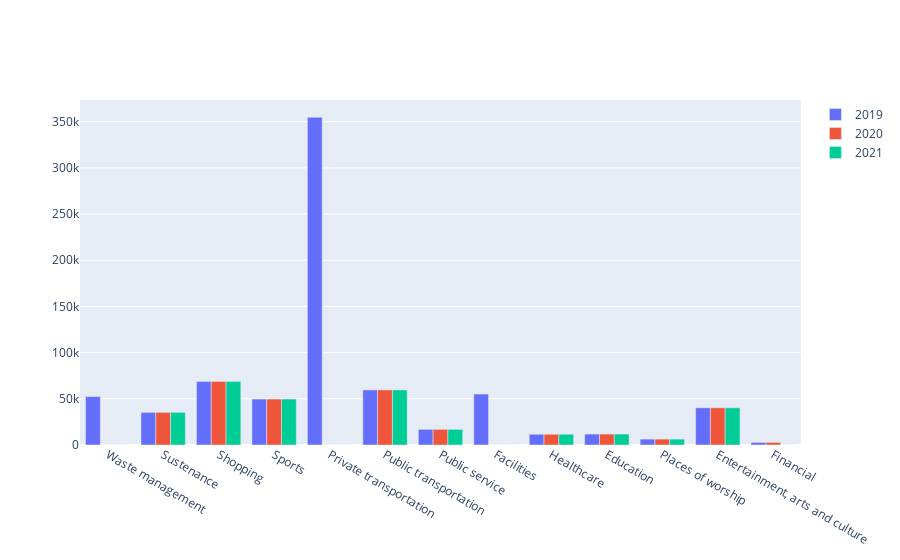

The code cell stored with this chart in its notebook:
### Code cell
L0_counts_wk = wk.filter(regex='L0_\d_count_').columns
# L0_counts_wk
countdict = {cat : [] for cat in maincats}
for filter in [0, 1, 2]:
    for col in wk.filter(regex=f"L0_{filter}_count_").columns.values:
        countdict[col.split('_')[-1]].append(wk[col].sum())

for key in countdict.keys():
    if len(countdict[key]) < 3:
        countdict[key].append(0)
    if len(countdict[key]) < 3:
        countdict[key].append(0)
    
import plotly.graph_objects as go
animals=list(countdict.keys())

fig = go.Figure(data=[
    go.Bar(name='2019', x=animals, y=[val[0] for val in countdict.values()]),
    go.Bar(name='2020', x=animals, y=[val[1] for val in countdict.values()]),
    go.Bar(name='2021', x=animals, y=[val[2] for val in countdict.values()])
])
# Change the bar mode
fig.update_layout(barmode='group')
fig.show()

### Figure 1 — Plotly figure (JSON) as saved in the notebook; plotly's stock layout.template omitted (floating-point values rounded to 4 significant figures)
{"data": [{"name": "2019", "type": "bar", "x": ["Waste management", "Sustenance", "Shopping", "Sports", "Private transportation", "Public transportation", "Public service", "Facilities", "Healthcare", "Education", "Places of worship", "Entertainment, arts and culture", "Financial"], "y": [52404, 35308, 68821, 49748, 354809, 59647, 16956, 55174, 11671, 11826, 6376, 40278, 2810]}, {"name": "2020", "type": "bar", "x": ["Waste management", "Sustenance", "Shopping", "Sports", "Private transportation", "Public transportation", "Public service", "Facilities", "Healthcare", "Education", "Places of worship", "Entertainment, arts and culture", "Financial"], "y": [0, 35308, 68821, 49748, 0, 59647, 16956, 0, 11671, 11826, 6376, 40278, 2810]}, {"name": "2021", "type": "bar", "x": ["Waste management", "Sustenance", "Shopping", "Sports", "Private transportation", "Public transportation", "Public service", "Facilities", "Healthcare", "Education", "Places of worship", "Entertainment, arts and culture", "Financial"], "y": [0, 35308, 68821, 49748, 0, 59647, 16956, 0, 11671, 11826, 6376, 40278, 0]}], "layout": {"barmode": "group"}}
